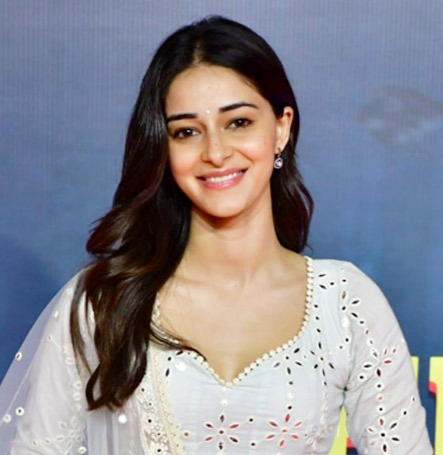
#> input picture Original_Image.jpg, 443 x 455 px
$ python -i app.py   (imports and definitions only)
#> lines starting #> are read from the running program, lines starting #| are printed output that depends on the picture; after the words box and inside, x2 and y2 are one past the last pixel; in counts of white or black regions, pixels touching at a corner belong together
import streamlit as st
import cv2
import numpy as np
from PIL import Image

import cv2
import numpy as np

def cartoonify_image(img):
    img = np.array(img)
    img = cv2.cvtColor(img, cv2.COLOR_RGB2BGR)
#> img is the input picture: shape (455, 443, 3); mean B, G, R 146.2, 137.1, 137.7

    # Edge mask
    gray = cv2.cvtColor(img, cv2.COLOR_BGR2GRAY)
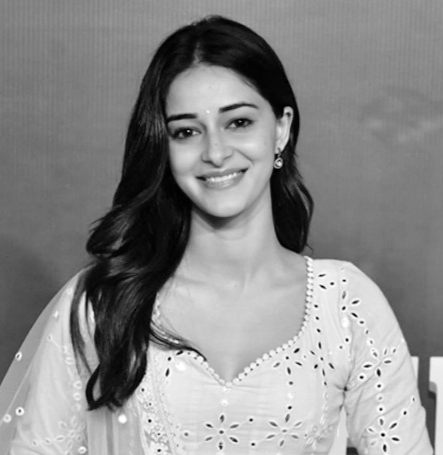
#> gray: shape (455, 443); min 0, max 255, mean 138.3
    gray_blur = cv2.medianBlur(gray, 5)
    edges = cv2.adaptiveThreshold(gray_blur, 255,
                                  cv2.ADAPTIVE_THRESH_MEAN_C,
                                  cv2.THRESH_BINARY, 9, 9)
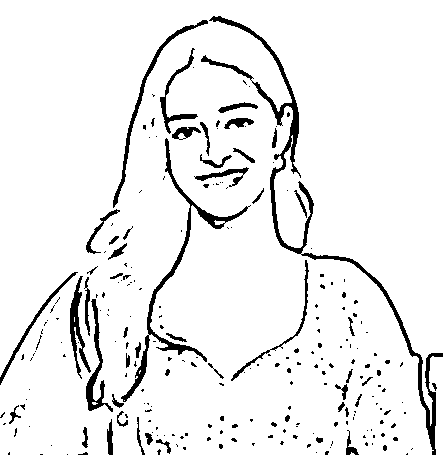
#> edges: shape (455, 443); 93.1% white; 240 black regions (186 under 20 px), largest, box (x1, y1, x2, y2) and area: (201, 16, 443, 455) 3706, (121, 138, 251, 402) 1896, (113, 20, 208, 208) 852

    # Color quantization
    data = np.float32(img).reshape((-1, 3))
    criteria = (cv2.TERM_CRITERIA_EPS + cv2.TERM_CRITERIA_MAX_ITER, 20, 0.001)
    k = 9  # number of colors
    _, labels, centers = cv2.kmeans(data, k, None, criteria, 10, cv2.KMEANS_RANDOM_CENTERS)
#> centers = [[46.62, 57.98, 80.35], [179.4, 196.9, 212.1], [10.46, 13.36, 28.68], [94.06, 125.1, 173.6], [159.1, 121.9, 99.49], [131.1, 90.3, 64.16], [221.7, 223.1, 222.6], [172.2, 141.9, 129.5], [137.5, 172.6, 213.5]]
    centers = np.uint8(centers)
#> centers = [[46, 57, 80], [179, 196, 212], [10, 13, 28], [94, 125, 173], [159, 121, 99], [131, 90, 64], [221, 223, 222], [172, 141, 129], [137, 172, 213]]
    quantized = centers[labels.flatten()]
    quantized = quantized.reshape(img.shape)
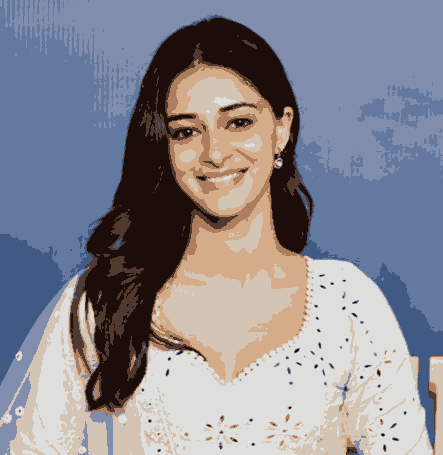
#> quantized: shape (455, 443, 3); mean B, G, R 145.8, 136.5, 137.3

    # Combine edges and quantized image
    cartoon = cv2.bitwise_and(quantized, quantized, mask=edges)
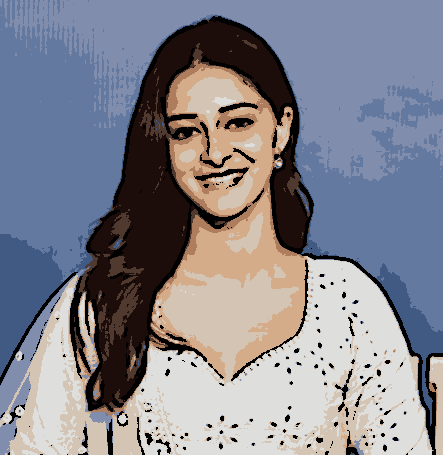
#> cartoon: shape (455, 443, 3); mean B, G, R 141.4, 131.9, 131.7

    cartoon = cv2.cvtColor(cartoon, cv2.COLOR_BGR2RGB)
    return cartoon

def pencil_sketch(img):
    img = np.array(img)
    img_gray = cv2.cvtColor(img, cv2.COLOR_RGB2GRAY)
    img_invert = cv2.bitwise_not(img_gray)
    img_blur = cv2.GaussianBlur(img_invert, (21, 21), sigmaX=0, sigmaY=0)
    sketch = cv2.divide(img_gray, 255 - img_blur, scale=256)
    return cv2.cvtColor(sketch, cv2.COLOR_GRAY2RGB)

def sepia_filter(img):
    img = np.array(img)
    img = cv2.cvtColor(img, cv2.COLOR_RGB2BGR)
    sepia_matrix = np.array([[0.272, 0.534, 0.131],
                             [0.349, 0.686, 0.168],
                             [0.393, 0.769, 0.189]])
    sepia = cv2.transform(img, sepia_matrix)
    sepia = np.clip(sepia, 0, 255)
    sepia = cv2.cvtColor(sepia.astype(np.uint8), cv2.COLOR_BGR2RGB)
    return sepia

# [19 lines not run here, left out]

>>> import cv2
>>> picture = cv2.cvtColor(cv2.imread('Original_Image.jpg'), cv2.COLOR_BGR2RGB)
>>> result = cartoonify_image(picture)

$ run again, on Cartoonified_Image1.png
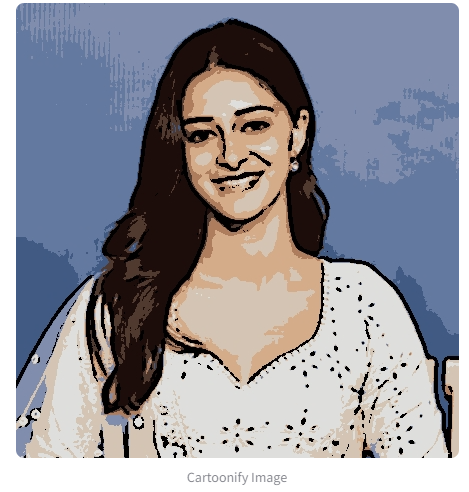
#> input picture Cartoonified_Image1.png, 469 x 492 px
#> in cartoonify_image, img is the input picture: shape (492, 469, 3); mean B, G, R 156.2, 147.4, 147.1
#> in cartoonify_image, `edges = cv2.adaptiveThreshold(gray_blur, 255, cv2.ADAPTIVE_THRESH_MEAN..`:
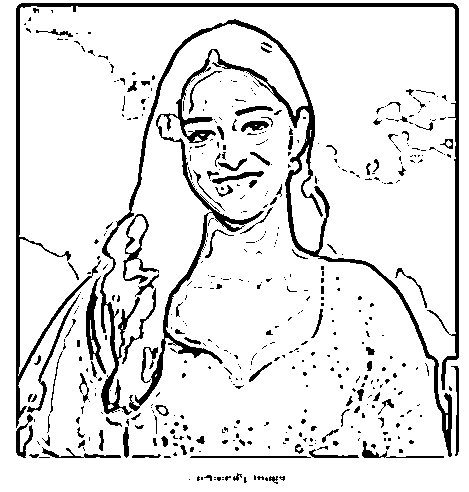
#> edges: shape (492, 469); 89% white; 474 black regions (364 under 20 px), largest, box (x1, y1, x2, y2) and area: (100, 19, 452, 457) 9135, (16, 3, 459, 428) 5643, (86, 276, 106, 374) 634
#> in cartoonify_image, `_, labels, centers = cv2.kmeans(data, k, None, criteria, 10, cv2.KMEAN..`: centers = [[255, 254.9, 254.9], [181.2, 196.1, 210.7], [100.5, 127.1, 167.3], [219.3, 222, 222.7], [139.4, 172.3, 210.6], [154.5, 115.8, 93.88], [50.83, 58.75, 77.62], [6.49, 7.67, 17.79], [172.6, 141.2, 128.3]]
#> in cartoonify_image, `centers = np.uint8(centers)`: centers = [[254, 254, 254], [181, 196, 210], [100, 127, 167], [219, 221, 222], [139, 172, 210], [154, 115, 93], [50, 58, 77], [6, 7, 17], [172, 141, 128]]
#> in cartoonify_image, `cartoon = cv2.bitwise_and(quantized, quantized, mask=edges)`:
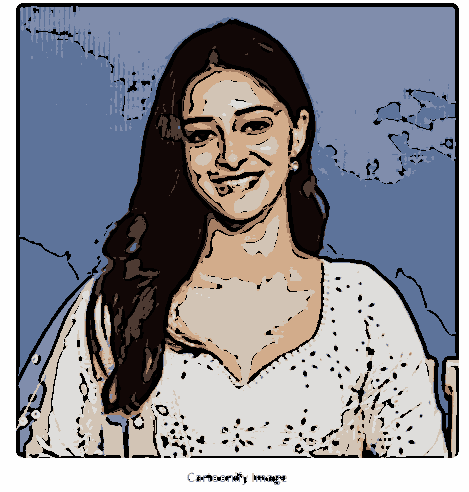
#> cartoon: shape (492, 469, 3); mean B, G, R 147.4, 139.2, 138.4

$ run again, on Sepia_image.png
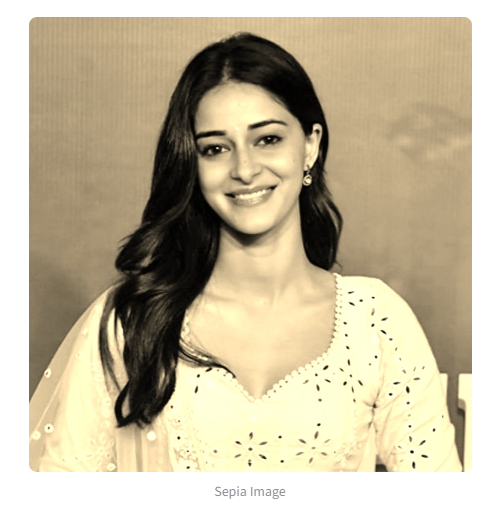
#> input picture Sepia_image.png, 495 x 528 px
#> in cartoonify_image, img is the input picture: shape (528, 495, 3); mean B, G, R 159.3, 186.2, 197.2
#> in cartoonify_image, `edges = cv2.adaptiveThreshold(gray_blur, 255, cv2.ADAPTIVE_THRESH_MEAN..`:
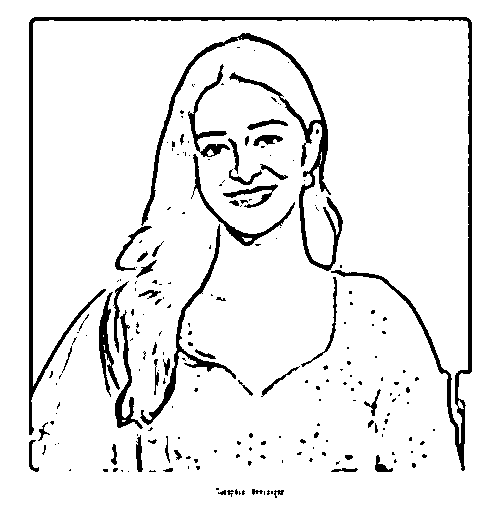
#> edges: shape (528, 495); 92.6% white; 214 black regions (162 under 20 px), largest, box (x1, y1, x2, y2) and area: (29, 17, 472, 471) 6291, (141, 33, 343, 271) 3601, (140, 224, 236, 425) 1367
#> in cartoonify_image, `_, labels, centers = cv2.kmeans(data, k, None, criteria, 10, cv2.KMEAN..`: centers = [[135.5, 173.7, 195.2], [8.42, 11.77, 13.32], [161.9, 207.3, 231.8], [55.85, 72.7, 82.01], [117.8, 150.8, 169.6], [27.82, 36.79, 41.62], [254.9, 255, 255], [200.2, 248.2, 254.4], [89.41, 115.1, 129.2]]
#> in cartoonify_image, `centers = np.uint8(centers)`: centers = [[135, 173, 195], [8, 11, 13], [161, 207, 231], [55, 72, 82], [117, 150, 169], [27, 36, 41], [254, 254, 254], [200, 248, 254], [89, 115, 129]]
#> in cartoonify_image, `cartoon = cv2.bitwise_and(quantized, quantized, mask=edges)`:
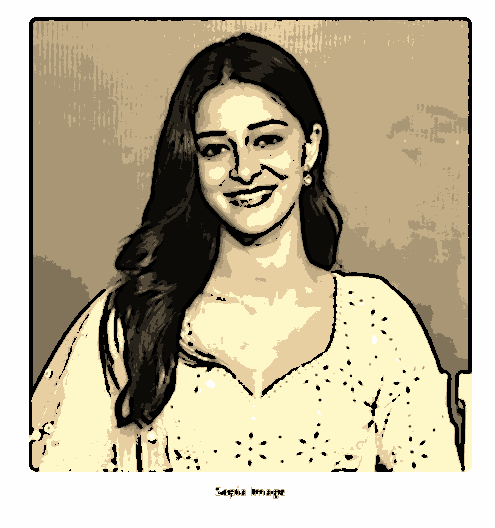
#> cartoon: shape (528, 495, 3); mean B, G, R 153, 178.3, 188.5
